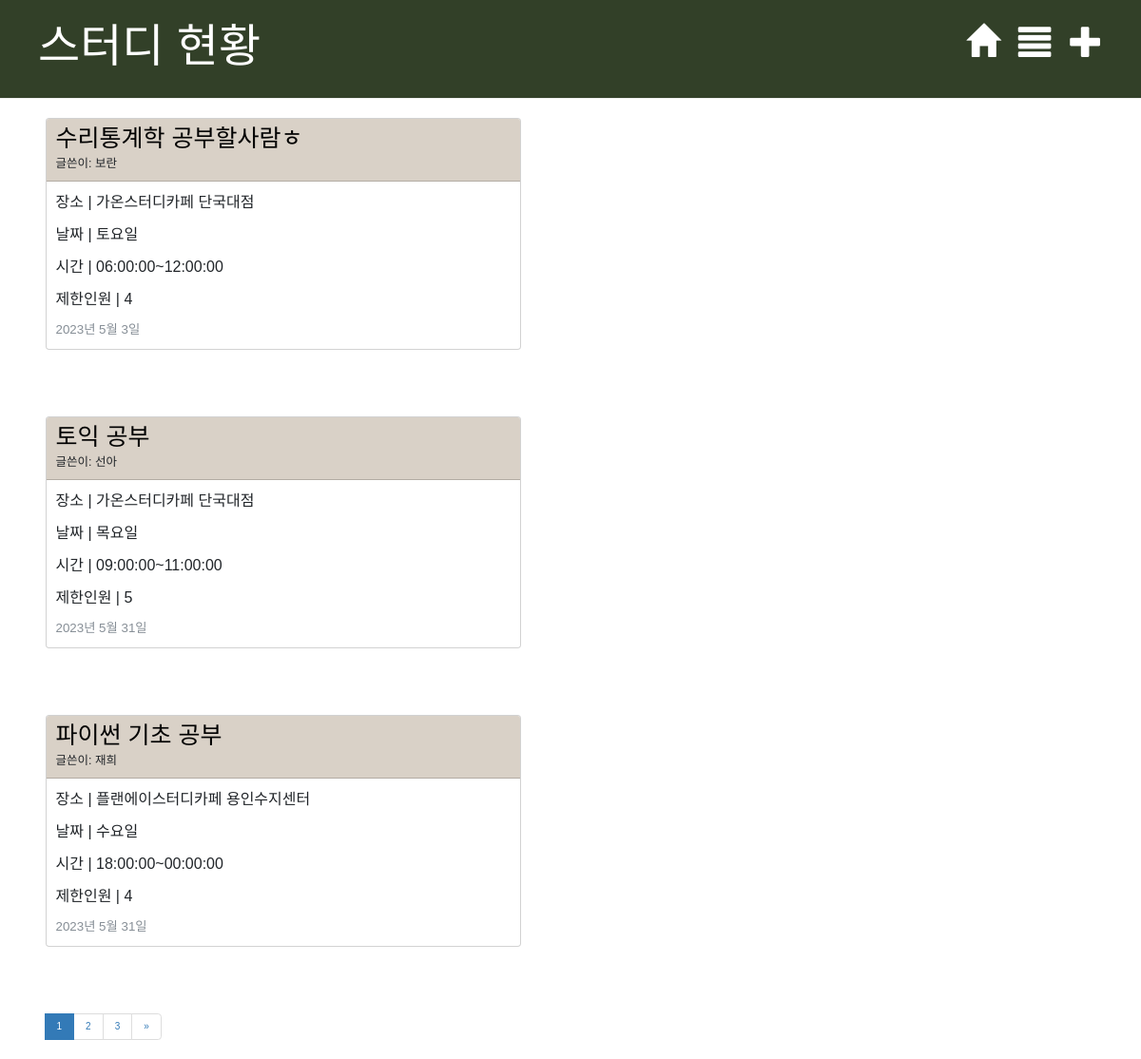
Screenshot of /blog/ with the database file from the repository.
### blog/models.py (models this page shows, shortened)
class Post(models.Model):
    author = models.ForeignKey('accounts.User', on_delete=models.CASCADE)
    published_date = models.DateField(default=timezone.now)
    title = models.CharField(max_length=30)
    study_place = models.CharField(max_length=30)
    study_day = models.CharField(max_length=30)
    start_date = models.DateField(default=timezone.now)
    end_date = models.DateField(blank=False, null=False)
    start_time = models.TimeField(blank=False, null=False)
    end_time = models.TimeField(blank=False, null=False)
    limit_people = models.IntegerField(default=2)
    text = models.TextField(default='', blank=True)

### accounts/models.py (models this page shows)
class User(models.Model):
    username = models.CharField(max_length=128)
    useremail = models.EmailField(max_length=128)
    password = models.CharField(max_length=128)
    created_at = models.DateTimeField(auto_now_add=True)
    def __str__(self):
        return self.username
    class Meta:
        db_table = 'cafeProject_user'
        verbose_name = '카페앱 사용자'
        verbose_name_plural = '카페앱 사용자'

### blog/views.py (the view)
# urls.py: path('', views.post_list, name='post_list'),
def post_list(request):
    posts = Post.objects.filter(published_date__lte=timezone.now()).order_by('published_date')
    page = request.GET.get('page')
    paginator = Paginator(posts, 3)
    try:
        paginated_list = paginator.get_page(page)
    except PageNotAnInteger:
        page = 1
        paginated_list = paginator.get_page(page)
    except EmptyPage:
        page = paginator.num_pages
        paginated_list = paginator.get_page(page)
    return render(request, 'blog/post_list.html', {'posts': posts, 'paginated_list': paginated_list, 'paginator': paginator})

### blog/templates/blog/post_list.html (shortened to what this page needs)
{% extends 'blog/base.html' %}
    {% block content %}
        {% for post in paginated_list %}
            <div class="post">
                <div class="d-grid gap-3">
                <div class="card" style="width: 50rem;">
                    <div class="card-header" style="background-color:#D9D1C7;">
                        <h1><a href="{% url 'post_detail' pk=post.pk %}">{{ post.title }}</a></h1>
                        <h5>글쓴이: {{ post.author }}</h5>
                    </div>
                    <div class="card-body">
                        <p>장소 | {{ post.study_place|linebreaksbr }}</p>
                        <p>날짜 | {{ post.study_day|linebreaksbr }}</p>
                        <p>시간 | {{ post.start_time|linebreaksbr }}~{{ post.end_time|linebreaksbr }}</p>
                        <p>제한인원 | {{ post.limit_people|linebreaksbr }}</p>
                        <div class="date">
                            {{ post.published_date }}
                        </div>
                    </div>
                </div>
                </div>
            </div>
        {% endfor %}
    <nav aria-label="study_pagination">
        <ul class="pagination">
        {% if paginated_list.has_other_pages %}
        <li class="page-item">
            {% for page in paginator.page_range %}
            {% if page >= paginated_list.number|add:-5 and page <= paginated_list.number|add:5 %}
            {% if page == paginated_list.number %}
            <li class="page-item active" aria-current="page"><a class="page-link" href="?page={{ page }}">{{ page }}</a></li>
            {% else %}
            <li class="page-item"><a class="page-link" href="?page={{ page }}">{{ page }}</a></li>
            {% endif %}
            {% endif %}
            {% endfor %}
            {% if paginated_list.has_next %}
            <li class = "page-item">
                <a class="page-link" href="?page={{ paginated_list.next_page_number }}" aria-label = "Next">
                    <span aria-hidden="true">&raquo;</span></a>
            </li>
            {% endif %}
        </li>
        </ul>
        {% endif %}
    </nav>
    {% endblock %}

### blog/static/css/blog.css (style rules this page uses)
.date { color: #868e96; font-size: 10pt; }
.post { margin-bottom: 70px; }
.post h1 a, .post h1 a:visited { color: #000000; text-decoration: none; }

### rows the page displays
Post: title "수리통계학 공부할사람ㅎ", author "보란", study_place "가온스터디카페 단국대점", study_day "토요일", start_time "06:00:00", end_time "12:00:00", limit_people "4", published_date "2023년 5월 3일"
Post: title "토익 공부", author "선아", study_place "가온스터디카페 단국대점", study_day "목요일", start_time "09:00:00", end_time "11:00:00", limit_people "5", published_date "2023년 5월 31일"
Post: title "파이썬 기초 공부", author "재희", study_place "플랜에이스터디카페 용인수지센터", study_day "수요일", start_time "18:00:00", end_time "00:00:00", limit_people "4", published_date "2023년 5월 31일"

### other values shown
{{ page }} "1"
{{ page }} "2" "3"
